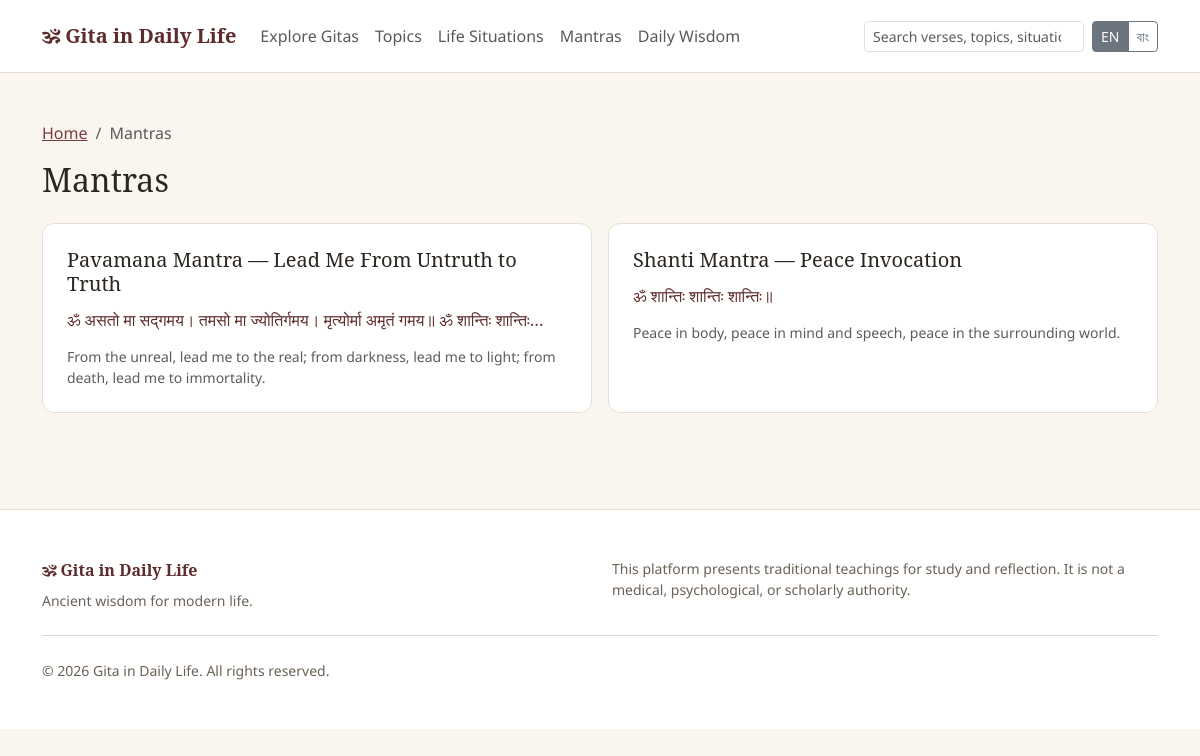
Page /public/mantras on the committed database.
### tables this page shows
CREATE TABLE settings (
    id INT UNSIGNED AUTO_INCREMENT PRIMARY KEY,
    setting_key VARCHAR(150) NOT NULL UNIQUE,
    setting_value TEXT NULL,
    setting_group VARCHAR(60) NOT NULL DEFAULT 'general'
);

CREATE TABLE mantras (
    id INT UNSIGNED AUTO_INCREMENT PRIMARY KEY,
    title VARCHAR(255) NOT NULL,
    slug VARCHAR(280) NOT NULL UNIQUE,
    sanskrit TEXT NULL,
    transliteration TEXT NULL,
    pronunciation_bn TEXT NULL,
    pronunciation_en TEXT NULL,
    meaning TEXT NULL,
    meaning_bn TEXT NULL,
    translation TEXT NULL,
    deity_association VARCHAR(150) NULL,
    purpose VARCHAR(500) NULL,
    traditionally_recited VARCHAR(255) NULL,
    suggested_duration VARCHAR(100) NULL,
    audio_path VARCHAR(255) NULL,
    video_path VARCHAR(255) NULL,
    source VARCHAR(255) NULL,
    status ENUM('draft','pending','published','archived') NOT NULL DEFAULT 'draft',
    created_at DATETIME NOT NULL DEFAULT CURRENT_TIMESTAMP,
    updated_at DATETIME NOT NULL DEFAULT CURRENT_TIMESTAMP ON UPDATE CURRENT_TIMESTAMP,
    INDEX idx_mantras_status (status)
);

### app/core/Controller.php (called while the page is built, shortened)
<?php
abstract class Controller
{
    protected function view(string $view, array $data = []): void
    {
        extract($data, EXTR_SKIP);
        $viewFile = VIEWS_PATH . '/frontend/' . $view . '.php';
        $metaDescription = $data['metaDescription'] ?? Setting::get('default_meta_description', 'Ancient wisdom for modern life.');
        require $viewFile;
    }
}

### modules/MantraController.php (called while the page is built, shortened)
<?php
final class MantraController extends Controller
{
    public function index(): void
    {
        $this->view('mantras/index', [
            'pageTitle' => 'Mantras — ' . APP_NAME,
            'mantras' => Mantra::published(),
        ]);
    }
}

### public/index.php (called while the page is built, shortened)
<?php
require_once __DIR__ . '/../app/bootstrap.php';
$router = new Router();
$router->dispatch();

### app/helpers/functions.php (called while the page is built, shortened)
<?php
function e(?string $value): string
{
    return htmlspecialchars((string) $value, ENT_QUOTES, 'UTF-8');
}
function url(string $path = ''): string
{
    return APP_BASE_PATH . '/' . ltrim($path, '/');
}
function current_lang(): string
{
    return Session::get('lang', DEFAULT_LANGUAGE);
}
function mantra_text(array $mantra): string
{
    return (string) ($mantra['meaning'] ?? '');
}
function __t(string $key, array $replace = []): string
{
    static $cache = [];
    $lang = current_lang();
    if (!isset($cache[$lang])) {
        $file = LANGUAGES_PATH . '/' . $lang . '.php';
        $cache[$lang] = is_file($file) ? require $file : [];
    }
    $text = $cache[$lang][$key] ?? $key;
    return $text;
}
function str_excerpt(?string $text, int $length = 160): string
{
    $text = trim((string) $text);
    if (mb_strlen($text) <= $length) {
        return $text;
    }
    $truncated = mb_substr($text, 0, $length);
    $lastSpace = mb_strrpos($truncated, ' ');
    if ($lastSpace !== false) {
        $truncated = mb_substr($truncated, 0, $lastSpace);
    }
    return $truncated . '…';
}

### app/core/Database.php (called while the page is built, shortened)
<?php
final class Database
{
    private static ?PDO $instance = null;
    public static function connection(): PDO
    {
        if (self::$instance === null) {
            $dsn = sprintf('mysql:host=%s;dbname=%s;charset=%s', DB_HOST, DB_NAME, DB_CHARSET);
            self::$instance = new PDO($dsn, DB_USER, DB_PASS, [
                PDO::ATTR_ERRMODE => PDO::ERRMODE_EXCEPTION,
                PDO::ATTR_DEFAULT_FETCH_MODE => PDO::FETCH_ASSOC,
                PDO::ATTR_EMULATE_PREPARES => false,
            ]);
        }
        return self::$instance;
    }
}

### app/core/Model.php (called while the page is built, shortened)
<?php
abstract class Model
{
    protected static string $table = '';
    protected static function db(): PDO
    {
        return Database::connection();
    }
    protected static function assertSafeIdentifier(string $identifier): string
    {
        return $identifier;
    }
    public static function all(string $orderBy = ''): array
    {
        $sql = 'SELECT * FROM ' . static::$table;
        return self::db()->query($sql)->fetchAll();
    }
    public static function where(array $conditions = [], string $orderBy = '', ?int $limit = null, ?int $offset = null): array
    {
        [$whereSql, $params] = self::buildWhere($conditions);
        $sql = 'SELECT * FROM ' . static::$table . $whereSql;
        if ($orderBy !== '') {
            $sql .= ' ORDER BY ' . self::sanitizeOrderBy($orderBy);
        }
        $stmt = self::db()->prepare($sql);
        $stmt->execute($params);
        return $stmt->fetchAll();
    }
    protected static function buildWhere(array $conditions, bool $withKeyword = true): array
    {
        $parts = [];
        $params = [];
        foreach ($conditions as $column => $value) {
            if ($value === null) {
                $parts[] = $column . ' IS NULL';
            } else {
                $parts[] = $column . ' = ?';
                $params[] = $value;
            }
        }
        $sql = implode(' AND ', $parts);
        return [($withKeyword ? ' WHERE ' : '') . $sql, $params];
    }
    protected static function sanitizeOrderBy(string $orderBy): string
    {
        $parts = array_map('trim', explode(',', $orderBy));
        $safe = [];
        foreach ($parts as $part) {
            if (preg_match('/^([a-zA-Z_][a-zA-Z0-9_]*)\s*(ASC|DESC)?$/i', $part, $m)) {
                $safe[] = $m[1] . (isset($m[2]) ? ' ' . strtoupper($m[2]) : '');
            }
        }
        return $safe === [] ? '' : implode(', ', $safe);
    }
}

### app/models/Setting.php (called while the page is built, shortened)
<?php
final class Setting extends Model
{
    public static function get(string $key, ?string $default = null): ?string
    {
        static $cache = null;
        if ($cache === null) {
            $cache = [];
            foreach (self::all() as $row) {
                $cache[$row['setting_key']] = $row['setting_value'];
            }
        }
        return $cache[$key] ?? $default;
    }
}

### app/core/Session.php (called while the page is built, shortened)
<?php
final class Session
{
    public static function get(string $key, $default = null)
    {
        return $_SESSION[$key] ?? $default;
    }
}

### app/bootstrap.php (called while the page is built, shortened)
<?php
require_once APP_PATH . '/config/config.php';
spl_autoload_register(function (string $class): void {
    static $dirs = null;
    if ($dirs === null) {
        $dirs = [
            APP_PATH . '/core',
            APP_PATH . '/models',
            APP_PATH . '/services',
            ROOT_PATH . '/modules',
        ];
    }
    foreach ($dirs as $dir) {
        $file = $dir . '/' . $class . '.php';
        if (is_file($file)) {
            return;
        }
    }
});
require_once APP_PATH . '/helpers/functions.php';

### app/models/Mantra.php (called while the page is built, shortened)
<?php
final class Mantra extends Model
{
    public static function published(?int $limit = null): array
    {
        return self::where(['status' => 'published'], 'title ASC', $limit);
    }
}

### app/core/Request.php (called while the page is built, shortened)
<?php
final class Request
{
    public static function uri(): string
    {
        $uri = $_SERVER['REQUEST_URI'] ?? '/';
        $path = parse_url($uri, PHP_URL_PATH);
        return $path === false || $path === null ? '/' : $path;
    }
}

### views/frontend/mantras/index.php (the view, shortened to what this page needs)
<div class="container py-5">
  <nav aria-label="breadcrumb"><ol class="breadcrumb"><li class="breadcrumb-item"><a href="<?= e(url('')) ?>"><?= e(__t('breadcrumb.home')) ?></a></li><li class="breadcrumb-item active"><?= e(__t('breadcrumb.mantras')) ?></li></ol></nav>
  <h1 class="h2 font-serif mb-4"><?= e(__t('mantras.page_title')) ?></h1>
  <div class="row g-3">
    <?php foreach ($mantras as $mantra): ?>
      <div class="col-md-6">
        <a href="<?= e(url('mantras/' . $mantra['slug'])) ?>" class="card-gidl p-4 d-block text-decoration-none text-reset h-100">
          <h2 class="h5 font-serif"><?= e($mantra['title']) ?></h2>
          <p class="verse-sanskrit fs-6 mb-2"><?= e(str_excerpt($mantra['sanskrit'], 80)) ?></p>
          <p class="text-muted small mb-0"><?= e(str_excerpt(mantra_text($mantra), 110)) ?></p>
        </a>
      </div>
    <?php endforeach; ?>
  </div>
</div>

### app/core/Router.php (shortened to what this page needs)
<?php
final class Router
{
    private array $routes = [];
    public function get(string $pattern, string $handler): void
    {
        $this->routes[] = ['GET', $pattern, $handler];
    }
    public function dispatch(): void
    {
        $uri = $this->currentPath();
        foreach ($this->routes as [$routeMethod, $pattern, $handler]) {
            $regex = $this->patternToRegex($pattern);
            if (preg_match($regex, $uri, $matches)) {
                $params = array_filter($matches, static fn ($key) => !is_int($key), ARRAY_FILTER_USE_KEY);
                $this->callHandler($handler, array_values($params));
                return;
            }
        }
    }
    private function currentPath(): string
    {
        $uri = Request::uri();
        $base = APP_BASE_PATH;
        if ($base !== '' && str_starts_with($uri, $base)) {
            $uri = substr($uri, strlen($base));
        }
        $uri = '/' . trim($uri, '/');
        return $uri;
    }
    private function patternToRegex(string $pattern): string
    {
        $pattern = rtrim($pattern, '/');
        if ($pattern === '') {
            $pattern = '/';
        }
        $regex = preg_replace('#\{([a-zA-Z_][a-zA-Z0-9_]*)\}#', '(?P<$1>[^/]+)', $pattern);
        return '#^' . $regex . '$#u';
    }
    private function callHandler(string $handler, array $params): void
    {
        [$controllerName, $methodName] = explode('@', $handler);
        $controller = new $controllerName();
        $controller->$methodName(...$params);
    }
}

### public/assets/css/style.css (style rules this page uses)
:root { --gidl-bg: #faf6ef; --gidl-surface: #ffffff; --gidl-text: #2b2620; --gidl-text-muted: #6b6156; --gidl-border: #e8dfd0; --gidl-primary: #7a3b3b; --gidl-primary-dark: #5e2c2c; --gidl-accent: #c98a3e; }
body { background-color: var(--gidl-bg); color: var(--gidl-text); font-family: 'Noto Sans', system-ui, -apple-system, "Segoe UI", sans-serif; }
.font-serif, h1, h2, h3, h4, .verse-sanskrit { font-family: 'Noto Serif', Georgia, 'Times New Roman', serif; }
.verse-sanskrit { font-size: 1.35rem; line-height: 2.1; color: var(--gidl-primary-dark); }
a { color: var(--gidl-primary); }
.card-gidl { background: var(--gidl-surface); border: 1px solid var(--gidl-border); border-radius: .75rem; transition: box-shadow .15s ease, transform .15s ease; }

### rows in the picture
settings: setting_value "Home", setting_value "Mantras"
mantras: title "Pavamana Mantra — Lead Me From Untruth to Truth", sanskrit "ॐ असतो मा सद्गमय। तमसो मा ज्योतिर्गमय। मृत्योर्मा अमृतं गमय॥ ॐ शान्तिः शान्तिः…", meaning "From the unreal, lead me to the real; from darkness, lead me to light; from death, lead me to immortality."
mantras: title "Shanti Mantra — Peace Invocation", sanskrit "ॐ शान्तिः शान्तिः शान्तिः॥", meaning "Peace in body, peace in mind and speech, peace in the surrounding world."

### other values in the picture
__t('nav.gitas') "Explore Gitas"
__t('nav.topics') "Topics"
__t('nav.situations') "Life Situations"
__t('nav.mantras') "Mantras"
__t('nav.daily_wisdom') "Daily Wisdom"
Setting::get('site_tagline', 'Ancient wisdom for modern life.') "Ancient wisdom for modern life."
__t('footer.disclaimer') "This platform presents traditional teachings for study and reflection. It is not a medical, psychological, or scholarly authority."
__t('footer.rights') "All rights reserved."
